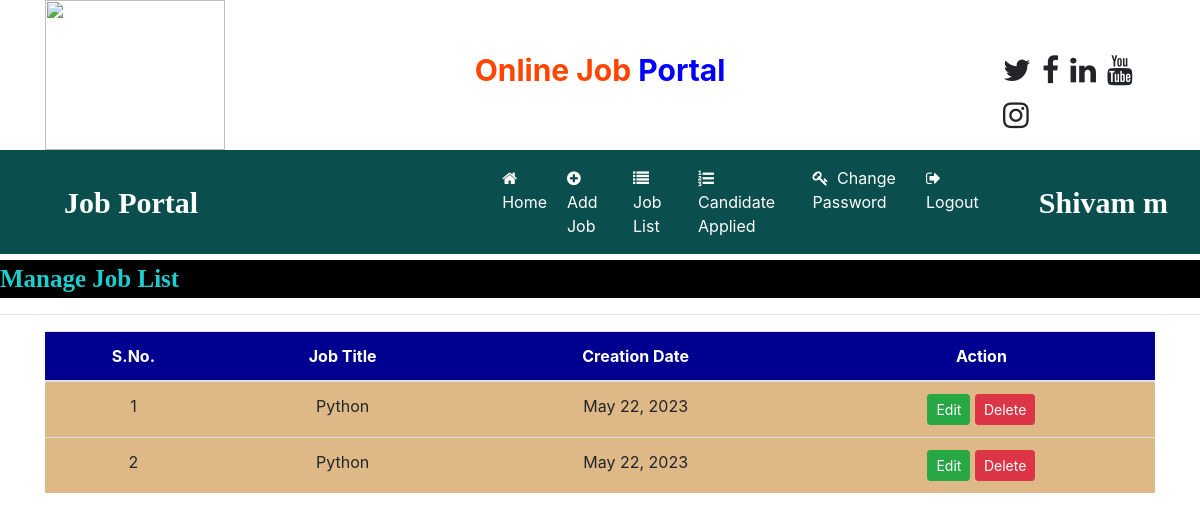
Screenshot of /job_listrecruiter (signed in) with the database file from the repository.
### job/models.py (models this page shows, shortened)
class Job(models.Model):
    recruiter = models.ForeignKey(Recruiter, on_delete=models.CASCADE)
    start_date = models.DateField()
    end_date = models.DateField()
    title = models.CharField(max_length=100)
    salary = models.FloatField(max_length=20)
    image = models.FileField()
    description = models.CharField(max_length=500)
    experience = models.CharField(max_length=50)
    location = models.CharField(max_length=100)
    skills = models.CharField(max_length=100)
    creationdate = models.DateField()

### job/views.py (the view)
# urls.py: path('job_listrecruiter', job_listrecruiter, name="job_listrecruiter"),
def job_listrecruiter(request):
    if not request.user.is_authenticated:
        return redirect('recruiter_login')
    user = request.user
    recruiter = Recruiter.objects.get(user=user)
    job = Job.objects.filter(recruiter=recruiter)
    d = {'job' : job}
    return render(request,'job_listrecruiter.html',d)

### job/templates/job_listrecruiter.html (shortened to what this page needs)
{% load static %}
{% block body %}
{% include 'recruiter_navigation.html' %}
<marquee style="font-family: 'Monotype Corsiva'; font-size:25px;color:#1ecdcd; background-color:black; font-weight:bold; margin-top:0.5%">
    Manage Job List
</marquee>
<hr>
<div class ="container">
<table class="table table-hover" id="example">
    <thead>
    <tr style = "background-color :#000090; color:white">
        <th>S.No.</th>
        <th>Job Title</th>
        <th>Creation Date</th>
        <th>Action</th>
    </tr>
    </thead>
    <tbody>
    {% for i in job %}
    <tr style = "background-color :#DEB887 ">
        <td>{{forloop.counter}}</td>
        <td>{{i.title}} </td>
        <td>{{i.creationdate}}</td>
         <td>
             <a href="{% url 'edit_joblist' i.id %}" class="btn btn-success btn-sm"> Edit</a>
             <a href="{% url 'change_status' i.id %}" class="btn btn-danger btn-sm"> Delete</a>
         </td>
    </tr>
    {% endfor %}
    </tbody>
</table>
</div>
{% endblock %}

### job/templates/recruiter_navigation.html (shortened to what this page needs)
<!DOCTYPE html>
<html lang="en">
<head>
    {% load static %}
    <link rel="stylesheet" href="https://cdn.jsdelivr.net/npm/bootstrap@4.6.2/dist/css/bootstrap.min.css">
    <link rel="stylesheet" href="https://cdnjs.cloudflare.com/ajax/libs/font-awesome/4.7.0/css/font-awesome.min.css">
</head>
<body>
<div class ="container">
    <div class = "row">
        <div class = "col-sm-3">
            <img src ="{% static 'images/job1.jpeg'%}" style="width:180px ;height:150px" >
        </div>
        <div class = "col-sm-6 mt-5 text-center">
            <span style ="font-weight:bold;font-size:30px">
                <span style = "color : orangered">Online Job</span>
                <span style = "color : blue">Portal </span>
            </span>
        </div>
        <div class = "col-sm-3 mt-5" style ="padding-left:10%">
            <span style ="font-weight:bold; font-size: 30px">
                <span><i class="fa fa-twitter pl-1"></i></span>
                <span><i class="fa fa-facebook pl-1"></i></span>
                <span><i class="fa fa-linkedin pl-1"></i></span>
                <span><i class="fa fa-youtube pl-1"></i></span>
                <span><i class="fa fa-instagram pl-1"></i></span>
            </span>
        </div>
    </div>
</div>
<nav class ="navbar navbar-expand-sm" style="background-color :#0a4e4e">
    <a class ="navbar-brand text-white pl-5 font-weight-bold" style="font-family:'Monotype Corsiva';font-size:30px">Job Portal</a>
    <ul class = "navbar-nav">
        <li class="nav-item">
            <a class="nav-link" href="{% url 'recruiter_home' %}" style="margin-left:280px"> <i class="fa fa-home mr-1"></i> Home</a>
        </li>
        <li class="nav-item">
            <a class="nav-link" href="{% url 'add_job' %}"> <i class="fa fa-plus-circle mr-1"></i> Add Job</a>
        </li>
        <li class="nav-item">
            <a class="nav-link" href="{% url 'job_listrecruiter' %}"> <i class="fa fa-list mr-1"></i> Job List</a>
        </li>
        <li class="nav-item">
            <a class="nav-link" href="{% url 'appliedcandidate' %}"> <i class="fa fa-list-ol mr-1"></i> Candidate Applied</a>
        </li>
        <li class="nav-item">
            <a class="nav-link" href="{% url 'change_passwodrecruiter' %}"> <i class="fa fa-key  mr-1"></i> Change Password</a>
        </li>
        <li class="nav-item">
            <a class="nav-link" href="{% url 'Logout' %}"> <i class="fa fa-sign-out mr-1"></i> Logout</a>
        </li>
    </ul>
    <a class ="navbar-brand text-white pl-5 font-weight-bold" style="font-family:'Monotype Corsiva';font-size:30px">{{request.user.first_name}} {{request.user.last_name}}</a>
</nav>
</body>
</html>

### job/templates/recruiter_navigation.html (style rules this page uses)
.nav-link { color : white !important ; margin-right : 4px ; }

### job/templates/job_listrecruiter.html (style rules this page uses)
tr { text-align:center }

### rows the page displays
Job: title "Python", creationdate "May 22, 2023"
Job: title "Python", creationdate "May 22, 2023"

### other values shown
{{ request.user.first_name }} "Shivam"
{{ request.user.last_name }} "m"
